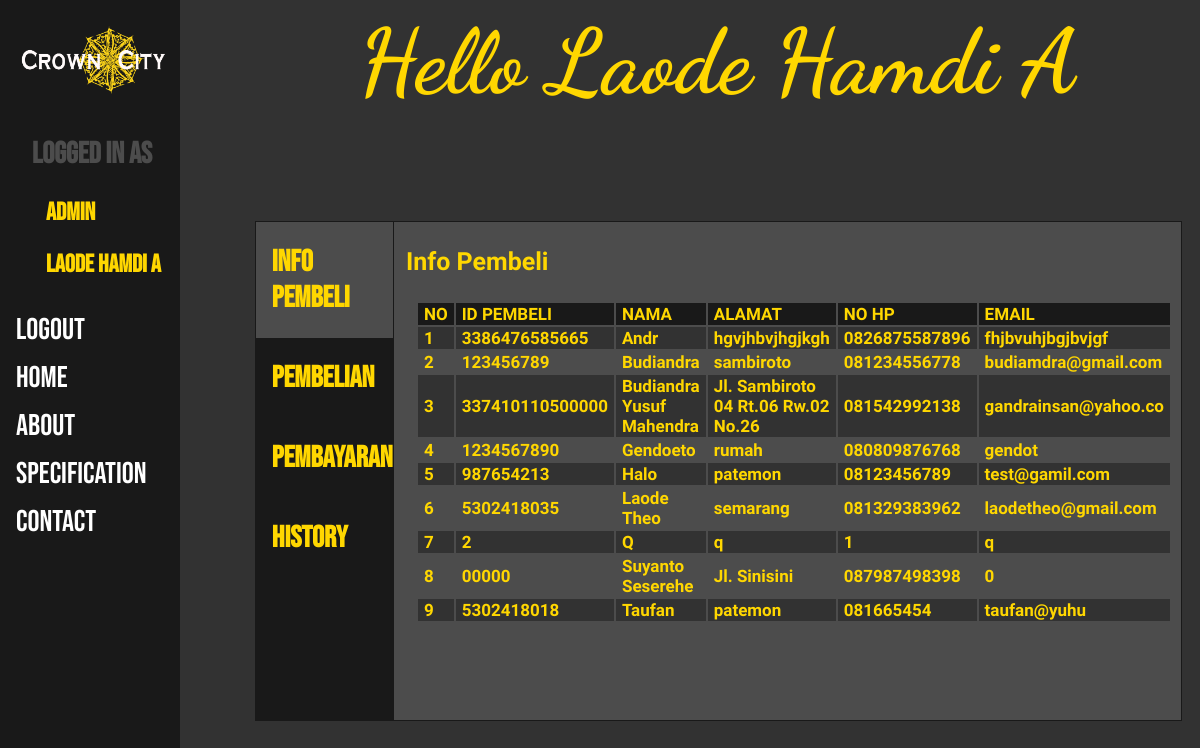
The page /admin.php (signed in) on the database its author committed.
### tables this page shows
CREATE TABLE `customer` (
  `id_customer` varchar(15) NOT NULL,
  `password` varchar(15) NOT NULL,
  `nama` varchar(30) NOT NULL,
  `alamat` varchar(50) NOT NULL,
  `no_hp` varchar(13) NOT NULL,
  `email` varchar(20) NOT NULL
);

### admin.php (the view, shortened to what this page needs)
<html>
<link rel="stylesheet" type="text/css" href="style.css">
<head>
</head>
<body>
	<div class="sidebar">
		<a href="home.php"><img width="100%" src="logonama.png"></a>
		<?php
		if (isset($_SESSION['status'])) {
			if ($_SESSION['status']=="admin") {
				?>
				<a href="admin.php">
				<h2 style="font-size: 30px;">Logged in As</h2>
				<h2 style="padding: 0px 8px 0px 30px;color: #ffd700;">Admin</h2>
				<h2 style="padding: 0px 8px 0px 30px;color: #ffd700;"><?php echo $_SESSION['nama'] ?></h2>
				</a>
				<a href="process_logout.php">Logout</a>
				<?php
			}
		}
		else {
		 	?>
			<a href="login.php">Login</a>
		 	<?php
		 }
		 ?>
		<a href="home.php">Home</a>
		<a href="about.php">About</a>
		<a href="specification.php">Specification</a>
		<a href="contact.php">Contact</a>
	</div>
	<?php
	include 'koneksi.php';
	$id = $_SESSION['id'];
	$data = mysqli_query($koneksi,"select * from admin where id_admin = '$id'");
	$data = mysqli_fetch_array($data);
	  ?>
	<div class="main">
		<h2 class="judul_menu">Hello <?php echo $data['nama']; ?></h2>
		<div class="tab">
		  <button class="tablinks" onclick="openTab(event, 'pembeli')" id="defaultOpen"><h3>Info Pembeli</h3></button>
		  <button class="tablinks" onclick="openTab(event, 'pembelian')"><h3>Pembelian</h3></button>
		  <button class="tablinks" onclick="openTab(event, 'pembayaran')"><h3>Pembayaran</h3></button>
		  <button class="tablinks" onclick="openTab(event, 'history')"><h3>History</h3></button>
		</div>
		<div id="pembeli" class="tabcontent">
		  <h3>Info Pembeli</h3>
		  	<?php
		  	$pembeli = mysqli_query($koneksi,"SELECT * FROM customer ORDER BY nama ASC");
		  	$jmlh_pembeli = mysqli_num_rows($pembeli);
		  	$no=1;
		  	if ($jmlh_pembeli != 0) {
		  		?>
		  <table style="margin-left: 10px;">
		  	<tr style="background: #191919; text-align: left;">
		  		<td><h4>NO</h4></td>
		  		<td><h4>ID PEMBELI</h4></td>
		  		<td><h4>NAMA</h4></td>
		  		<td><h4>ALAMAT</h4></td>
		  		<td><h4>NO HP</h4></td>
		  		<td width="300"><h4>EMAIL</h4></td>
		  	</tr>
		  	<?php
		  	while ($data_pembeli = mysqli_fetch_array($pembeli)) {
		  	 ?>
		  	<tr <?php if ($no%2 != 0) {?> style="background: #323232;" <?php } ?>>
		  		<td><h4><?php echo $no; ?></h4></td>
		  		<td><h4><?php echo $data_pembeli['id_customer'] ; ?></h4></td>
		  		<td width="330"><h4><?php echo ucwords($data_pembeli['nama']); ?></h4></td>
		  		<td width="260"><h4><?php echo $data_pembeli['alamat']; ?></h4></td>
		  		<td width="180"><h4><?php echo $data_pembeli['no_hp']; ?></h4></td>
		  		<td width="200"><h4><?php echo $data_pembeli['email'] ?></h4></td>
		  		<?php $no++; ?>
		  	</tr>
		  		<?php
		  	}
		  	 ?>
		  </table>
		  	<?php
		  	}
		  	else{
		  		?>
		  		<h3>Belum ada pembeli</h3>
		  	<?php
		  	}
		  	 ?>
		</div>
	</div>
</body>
</html>

### style.css (style rules this page uses)
.sidebar { height: 100%; width: 15%; position: fixed; z-index: 1; top: 0; left: 0; background-color: #191919; overflow-x: hidden; padding-top: 16px; }
.sidebar a { padding: 6px 8px 6px 16px; text-decoration: none; font-size: 30px; color: white; display: block; font-family: 'bebas neue' }
.sidebar h2 { padding: 0px 8px 0px 16px; font-size: 25px;color: #4c4c4c; font-family: 'bebas neue'; }
.main { margin-left: 20%; padding: 0px 10px; }
body { background-color: #323232; }
h3 { color: #ffd700; font-family: 'solway'; }
h4 { color: #ffd700; font-family: 'solway'; margin-left: 30px; }
h2 { color: #ffd700; font-size: 40px; font-family: 'noto sans'; }
* { box-sizing: border-box }
.tab { margin-top: 30px; float: left; border: 1px solid #191919; background-color: #191919; width: 15%; height: 500px; }
.tab button { display: block; background-color: inherit; color: #191919; padding: 22px 16px; width: 100%; border: none; outline: none; text-align: left; cursor: pointer; transition: 0.3s; }
.tab button.active { background-color: #4c4c4c; }
.tab h3 { font-size: 30px; margin: 0px; font-family: 'bebas neue'; }
.tabcontent { margin-top: 30px; float: left; padding: 0px 12px; background-color: #4c4c4c; border: 1px solid #191919; width: 85%; border-left: none; height: 500px; }
.tabcontent table { border : 0; margin-left: 10px; align-items: center; }
.tabcontent h4 { font-size: 17px; margin: 0px 5px 0px 5px; }
.tabcontent h3 { font-size: 25px; }
.judul_menu { font-size: 90px; color: #ffd700; font-family: 'Dancing Script'; text-align: center; }

### rows shown on the page
customer: id_customer "3386476585665", nama "Andr", alamat "hgvjhbvjhgjkgh", no_hp "0826875587896", email "fhjbvuhjbgjbvjgf"
customer: id_customer "123456789", nama "Budiandra", alamat "sambiroto", no_hp "081234556778", email "budiamdra@gmail.com"
customer: id_customer "337410110500000", nama "Budiandra Yusuf Mahendra", alamat "Jl. Sambiroto 04 Rt.06 Rw.02 No.26", no_hp "081542992138", email "gandrainsan@yahoo.co"
customer: id_customer "1234567890", nama "Gendoeto", alamat "rumah", no_hp "080809876768", email "gendot"
customer: id_customer "987654213", nama "Halo", alamat "patemon", no_hp "08123456789", email "test@gamil.com"
customer: id_customer "5302418035", nama "Laode Theo", alamat "semarang", no_hp "081329383962", email "laodetheo@gmail.com"
customer: id_customer "2", nama "Q", alamat "q", no_hp "1", email "q"
customer: id_customer "00000", nama "Suyanto Seserehe", alamat "Jl. Sinisini", no_hp "087987498398", email "0"
customer: id_customer "5302418018", nama "Taufan", alamat "patemon", no_hp "081665454", email "taufan@yuhu"

### other values the page prints
$_SESSION['nama'] "Laode Hamdi A"
$data['nama'] "Laode Hamdi A"
